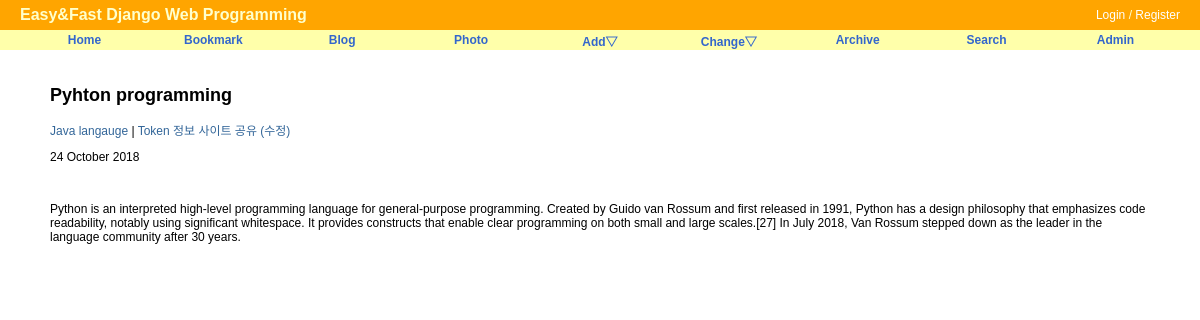
/blog/post/pyhton-programming, run on the app's committed database.
### blog/models.py (models this page shows, shortened)
class Post(models.Model):
    title       = models.CharField('TITLE', max_length=50)
    slug        = models.SlugField('SLUG', unique=True, allow_unicode=True, help_text='one word for title alias.')
    description = models.CharField('DESCRIPTION', max_length=100, blank=True, null=True, help_text='simple descripton text.')
    content     = models.TextField('CONTENT')
    create_date = models.DateTimeField('Create Date', auto_now_add=True)
    modify_date = models.DateTimeField('Modify Date', auto_now=True)
    owner = models.ForeignKey(User, null=True, on_delete=models.CASCADE)
    class Meta:
        verbose_name = 'post'
        verbose_name_plural = 'posts'
        db_table = 'blog_posts'
        ordering = ('-modify_date',)
    def __str__(self):
        return self.title
    def get_absolute_url(self):
        return reverse('blog:post_detail', args=(self.slug,))
    def get_previous_post(self):
        return self.get_previous_by_modify_date()
    def get_next_post(self):
        return self.get_next_by_modify_date()

### blog/views.py (the view)
# urls.py: path('post/<str:slug>', PostDV.as_view(), name='post_detail'),
class PostDV(DetailView): # select * from where blog_post where slug=?
    model = Post

### blog/templates/blog/post_detail.html (shortened to what this page needs)
{% extends "base.html" %}
{% block content %}
<div id="content">
<h2>{{ object.title }}</h2>
<p class="other_posts">
    <a href="{{ object.get_previous_post.get_absolute_url }}">
        {{ object.get_previous_post }}
    </a>
    |
    <a href="{{ object.get_next_post.get_absolute_url }}">
        {{ object.get_next_post }}
    </a>
</p>
<p class="date">
    {{ object.modify_date|date:"j F Y" }}
</p>
<br/>
<div class="body">
    {{ object.content|linebreaks }}
</div>
</div>
{% endblock %}

### static/css/base.css (style rules this page uses)
body { font-family: "Lucida Grande", Verdana, Arial, sans-serif; font-size: 12px; }
div#content { position: absolute; top: 70px; left: 50px; right: 50px; }
a:link, a:visited { color: #369; text-decoration: none; }

### data on the page
Post: title "Pyhton programming", get_previous_post "Java langauge", get_next_post "Token 정보 사이트 공유 (수정)", modify_date "24 October 2018", content "Python is an interpreted high-level programming language for general-purpose programming. Created by Guido van Rossum and first released in 1991, Python has a design philosophy that emphasizes code readability, notably using significant whitespace. It provides constructs that enable clear programming on both small and large scales.[27] In July 2018, Van Rossum stepped down as the leader in the language community after 30 years."
